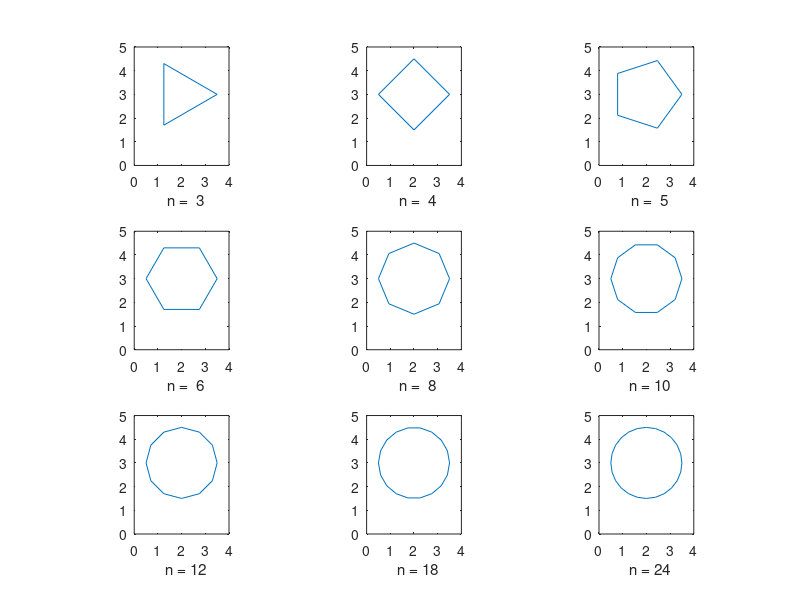

Reproduce this figure in MATLAB.
% script esercizio 5 - 2011
% Disegnare (in 9 diverse figure) i nove poligoni di n lati, con n=3 4 5 6 8
% 10 12 18 24, iscritti nel cerchio di centro cx, cy e raggio r.
clc
cx=2; cy=3; r=1.5;
teta=linspace(0,2*pi,361);
x=cx+r*cos(teta); y=cy+r*sin(teta); 
k=0;
for nlati=[3 4 5 6 8 10 12 18 24]
    stride = 360./nlati;
    k = k+1;
    subplot(3,3,k)
    plot(x(1:stride:361),y(1:stride:361))
    xlabel(sprintf('  n = %2.0f',nlati));
    axis([min([0 cx-r-0.5]) r+cx+0.5 min([0 cy-r-0.5]) r+cy+0.5])
    axis equal
end